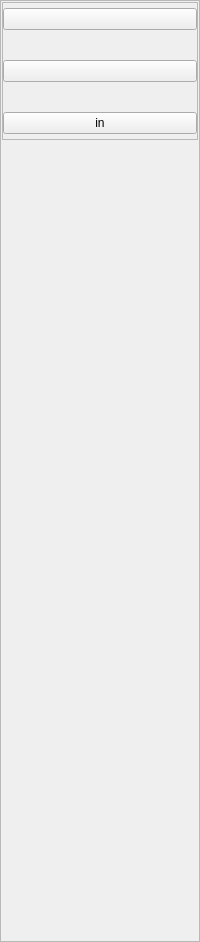
       <widget class="QFrame" name="user_frame">
        <property name="sizePolicy">
         <sizepolicy hsizetype="Expanding" vsizetype="Expanding">
          <horstretch>1</horstretch>
          <verstretch>1</verstretch>
         </sizepolicy>
        </property>
        <property name="minimumSize">
         <size>
          <width>48</width>
          <height>0</height>
         </size>
        </property>
        <property name="maximumSize">
         <size>
          <width>16777215</width>
          <height>16777215</height>
         </size>
        </property>
        <property name="styleSheet">
         <string notr="true"/>
        </property>
        <property name="frameShape">
         <enum>QFrame::StyledPanel</enum>
        </property>
        <property name="frameShadow">
         <enum>QFrame::Raised</enum>
        </property>
        <layout class="QVBoxLayout" name="verticalLayout_6" stretch="0,0">
         <property name="spacing">
          <number>1</number>
         </property>
         <property name="leftMargin">
          <number>1</number>
         </property>
         <property name="topMargin">
          <number>1</number>
         </property>
         <property name="rightMargin">
          <number>1</number>
         </property>
         <property name="bottomMargin">
          <number>1</number>
         </property>
         <item>
          <widget class="QFrame" name="user_items_frame">
           <property name="sizePolicy">
            <sizepolicy hsizetype="Expanding" vsizetype="Fixed">
             <horstretch>0</horstretch>
             <verstretch>0</verstretch>
            </sizepolicy>
           </property>
           <property name="frameShape">
            <enum>QFrame::StyledPanel</enum>
           </property>
           <property name="frameShadow">
            <enum>QFrame::Raised</enum>
           </property>
           <layout class="QVBoxLayout" name="verticalLayout_7" stretch="0,0,0">
            <property name="spacing">
             <number>30</number>
            </property>
            <property name="leftMargin">
             <number>0</number>
            </property>
            <property name="topMargin">
             <number>5</number>
            </property>
            <property name="rightMargin">
             <number>0</number>
            </property>
            <property name="bottomMargin">
             <number>5</number>
            </property>
            <item>
             <widget class="QPushButton" name="account_button">
              <property name="text">
               <string/>
              </property>
             </widget>
            </item>
            <item>
             <widget class="QPushButton" name="calendar_button">
              <property name="text">
               <string/>
              </property>
             </widget>
            </item>
            <item>
             <widget class="QPushButton" name="invite_button">
              <property name="text">
               <string>in</string>
              </property>
             </widget>
            </item>
           </layout>
          </widget>
         </item>
         <item>
          <spacer name="verticalSpacer_4">
           <property name="orientation">
            <enum>Qt::Vertical</enum>
           </property>
           <property name="sizeType">
            <enum>QSizePolicy::Preferred</enum>
           </property>
           <property name="sizeHint" stdset="0">
            <size>
             <width>20</width>
             <height>800</height>
            </size>
           </property>
          </spacer>
         </item>
        </layout>
       </widget>
